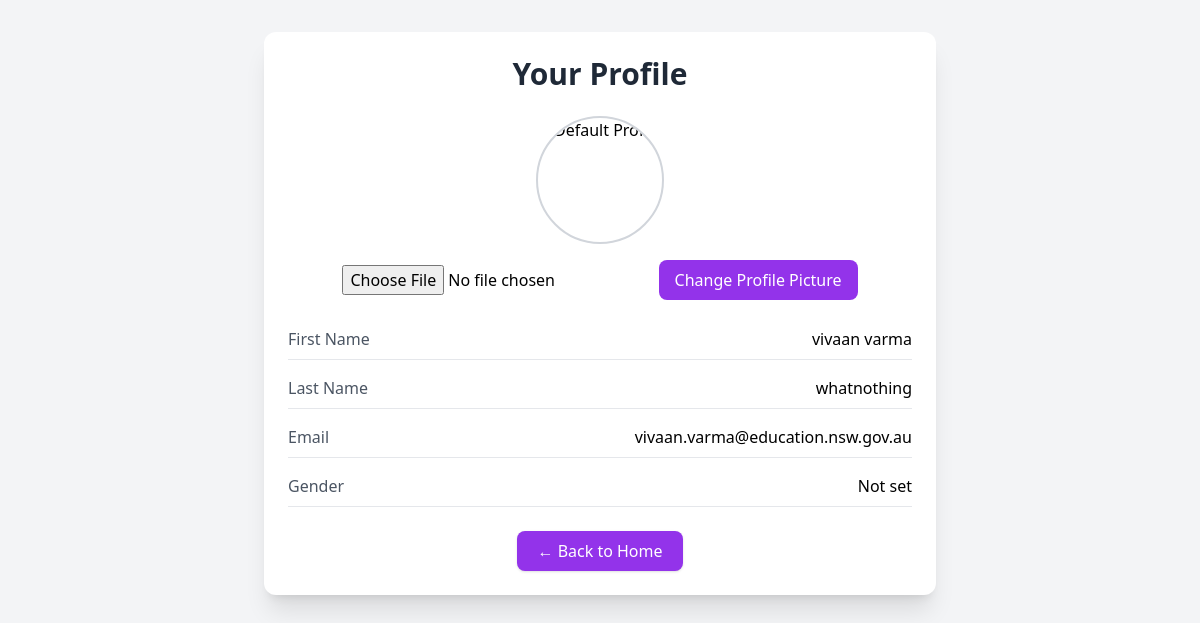
The app's page /profile (signed in) with its own data.
### tables this page shows
CREATE TABLE user (
    id INTEGER PRIMARY KEY AUTOINCREMENT,
    first_name TEXT NOT NULL,
    last_name TEXT NOT NULL,
    email TEXT UNIQUE NOT NULL,
    password TEXT NOT NULL
);

### main.py (the view)
@app.route('/profile')
def profile():
    if "user_id" not in session:
        return redirect(url_for('login'))
    user_email = session["user_id"]
    user = dbHandler.get_user_by_email(user_email)  # Should return dict with keys: first_name, last_name, email, gender, profile_pic
    if not user:
        return redirect(url_for('logout'))
    return render_template('profile.html', user=user)

### database_manager.py (called while the page is built)
def get_connection():
    conn = sqlite3.connect(DB_PATH)
    conn.row_factory = sqlite3.Row
    return conn

def get_user_by_email(email):
    conn = get_connection()
    cur = conn.cursor()
    cur.execute("SELECT * FROM user WHERE email = ?", (email,))
    row = cur.fetchone()
    conn.close()
    return dict(row) if row else None

### templates/profile.html (shortened to what this page needs)
<!DOCTYPE html>
<html lang="en">
<head>
  <script src="https://cdn.tailwindcss.com"></script>
</head>
<body class="min-h-screen bg-gray-100 flex flex-col items-center p-8">
  <div class="bg-white shadow-xl rounded-xl w-full max-w-2xl p-6">
    <h1 class="text-3xl font-bold text-gray-800 mb-6 text-center">Your Profile</h1>
    <div class="flex flex-col items-center mb-6">
      {% if user.profile_pic %}
        <img src="{{ url_for('static', filename=user.profile_pic) }}"
             alt="Profile Picture"
             class="w-32 h-32 rounded-full object-cover mb-4 border-2 border-gray-300">
      {% else %}
        <img src="{{ url_for('static', filename='images/default_profile.png') }}"
             alt="Default Profile"
             class="w-32 h-32 rounded-full object-cover mb-4 border-2 border-gray-300">
      {% endif %}
      <form action="{{ url_for('upload_profile_pic') }}" method="post" enctype="multipart/form-data">
        <input type="file" name="file" accept="image/*" required class="mb-2">
        <button type="submit" class="bg-purple-600 hover:bg-purple-700 text-white px-4 py-2 rounded-lg">
          Change Profile Picture
        </button>
      </form>
    </div>
    <div class="space-y-4">
      <div class="flex justify-between border-b pb-2">
        <span class="font-medium text-gray-600">First Name</span>
        <span>{{ user.first_name if user.first_name else "Not set" }}</span>
      </div>
      <div class="flex justify-between border-b pb-2">
        <span class="font-medium text-gray-600">Last Name</span>
        <span>{{ user.last_name if user.last_name else "Not set" }}</span>
      </div>
      <div class="flex justify-between border-b pb-2">
        <span class="font-medium text-gray-600">Email</span>
        <span>{{ user.email }}</span>
      </div>
      <div class="flex justify-between border-b pb-2">
        <span class="font-medium text-gray-600">Gender</span>
        <span>{{ user.gender if user.gender else "Not set" }}</span>
      </div>
    </div>
    <div class="mt-6 flex justify-center">
      <a href="/" class="bg-purple-600 hover:bg-purple-700 text-white px-5 py-2 rounded-lg shadow">
        ← Back to Home
      </a>
    </div>
  </div>
</body>
</html>

### records on screen
user: first_name "vivaan varma", last_name "whatnothing", email "vivaan.varma@education.nsw.gov.au"

### other values on screen
{{ user.gender if user.gender else "Not set" }} "Not set"
